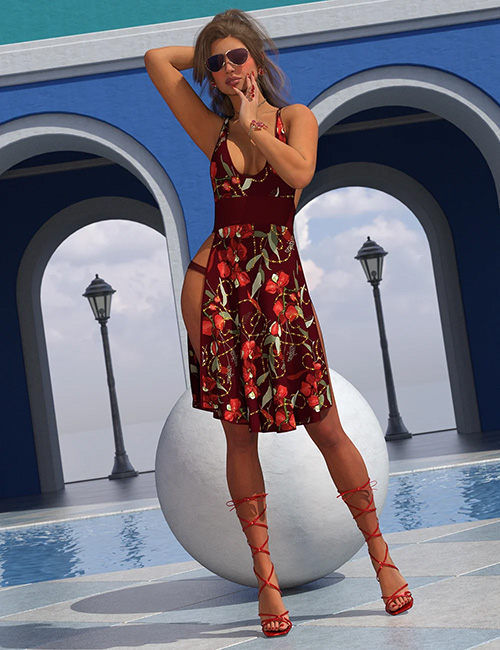
#> input picture Orginal.jpg, 500 x 650 px
$ python -i brushstroke_natural.py   (imports and definitions only)   (older library calls are emulated)
#> lines starting #> are read from the running program, lines starting #| are printed output that depends on the picture; after the words box and inside, x2 and y2 are one past the last pixel; in counts of white or black regions, pixels touching at a corner belong together
#> further down, picture is the input picture: shape (650, 500, 3); mean B, G, R 127.2, 115.7, 117.4
#!/usr/bin/env python3
# -*- coding: utf-8 -*-

"""
Combined Paint Simulation with:
  - User-friendly UI (Tkinter)
  - Automatic painting (segmentation, color-based passes)
  - Oil vs Water effect (dryness & thickness maps)
  - Progressive detail pass based on highest error areas
"""

import os
import cv2
import numpy as np
import pygame
from pygame.locals import *
import tkinter as tk
from tkinter import filedialog
from tkinter import ttk
from skimage import segmentation
from collections import defaultdict
from math import comb as math_comb
import datetime
import random
from sklearn.cluster import KMeans

# ----------------------------
# Tkinter UI for user options
# ----------------------------
# [249 lines left out: functions select_options, select_image_paths, load_depth_map, apply_aerial_perspective, depth_modulators, dryness_step and 5 more, not called in this run]


def compute_edge_map(image_gray):
    return cv2.Canny(image_gray, threshold1=50, threshold2=150)


# [51 lines left out: functions detect_features, segment_image, create_character_mask, not called in this run]


def identify_painting_style(image):
    gray_image = cv2.cvtColor(image, cv2.COLOR_BGR2GRAY)
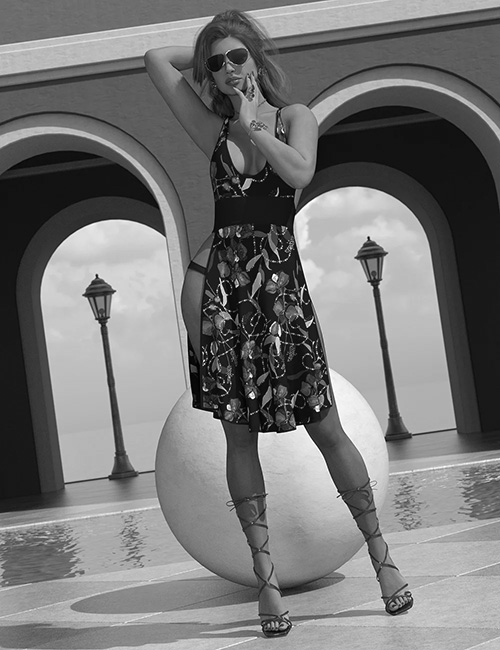
#> gray_image: shape (650, 500); min 0, max 255, mean 117.5
    edges = cv2.Canny(gray_image, 50, 150)
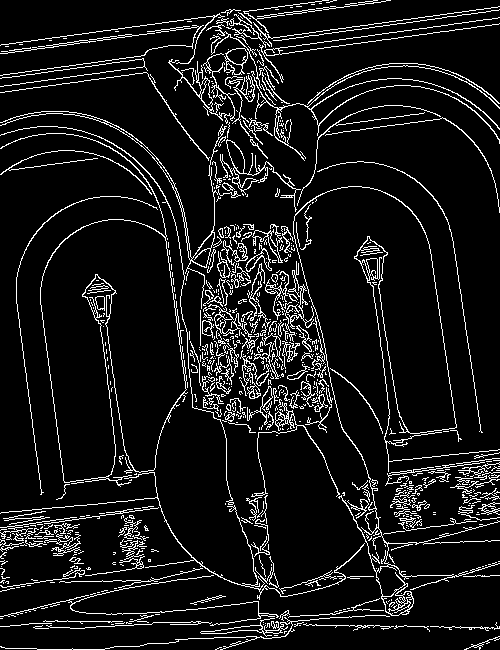
#> edges: shape (650, 500); 9.1% white in thin lines or dots
    edge_density = np.sum(edges > 0) / edges.size
#> edge_density = 0.0914
    color_variance = np.var(image) / (255**2)
#> color_variance = 0.0696

    hsv_image = cv2.cvtColor(image, cv2.COLOR_BGR2HSV)
#> hsv_image: shape (650, 500, 3); mean H, S, V 98.8, 83.9, 139.8
    saturation = hsv_image[:,:,1]
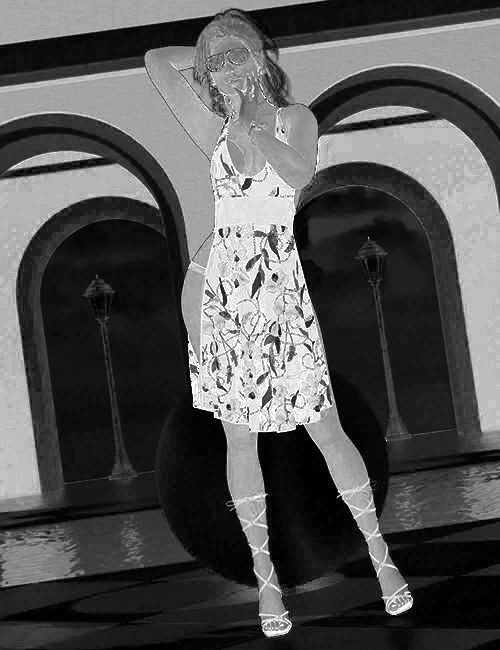
#> saturation: shape (650, 500); min 0, max 255, mean 83.9
    brightness = hsv_image[:,:,2]
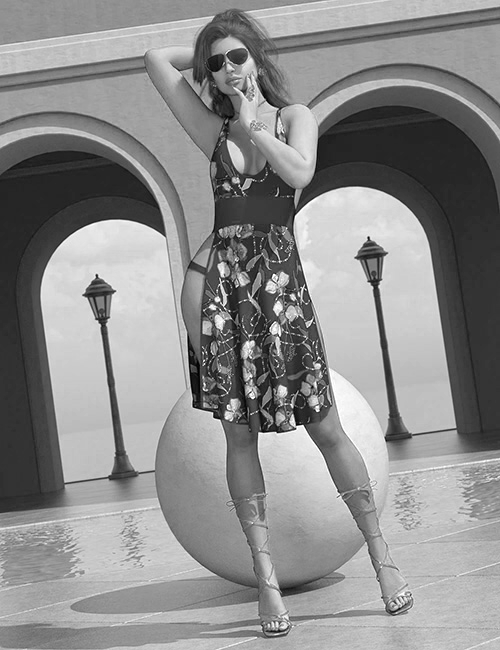
#> brightness: shape (650, 500); min 0, max 255, mean 139.8
    avg_saturation = np.mean(saturation) / 255
#> avg_saturation = 0.329
    avg_brightness = np.mean(brightness) / 255
#> avg_brightness = 0.548

    if edge_density > 0.1 and color_variance < 0.05:
        painting_style = 'Realism'
    elif avg_saturation > 0.5 and color_variance > 0.05:
        painting_style = 'Impressionism'
    elif color_variance > 0.1:
        painting_style = 'Expressionism'
    else:
        painting_style = 'Abstract'

    print(f"Identified painting style: {painting_style}")
    return painting_style


# ----------------------------
# Our dryness-based stroke generator
# ----------------------------
# [772 lines left out: functions generate_stroke_dryness, bezier_curve, generate_stroke, run_painting_simulation, not called in this run]


# ----------------------------
# Main
# ----------------------------
# [19 lines not run here, left out]

>>> import cv2
>>> picture = cv2.imread('Orginal.jpg')
>>> result = identify_painting_style(picture)
#> result = 'Abstract'

$ run again, on depth.jpg
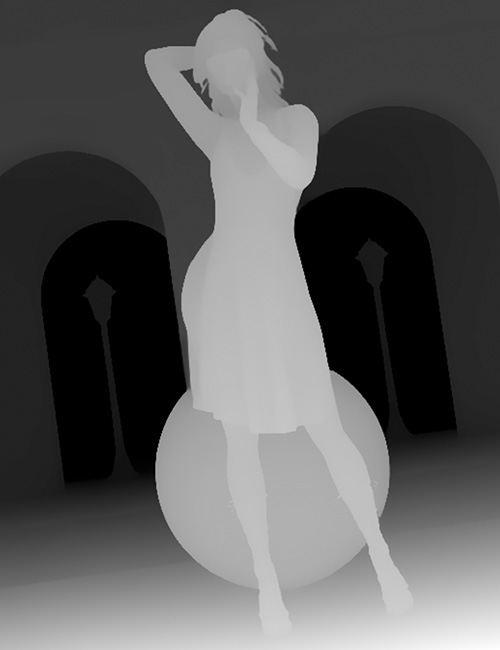
#> input picture depth.jpg, 500 x 650 px
#> picture is the input picture: shape (650, 500, 3); min 0, max 255, mean 90.6
#> in identify_painting_style, `edges = cv2.Canny(gray_image, 50, 150)`:
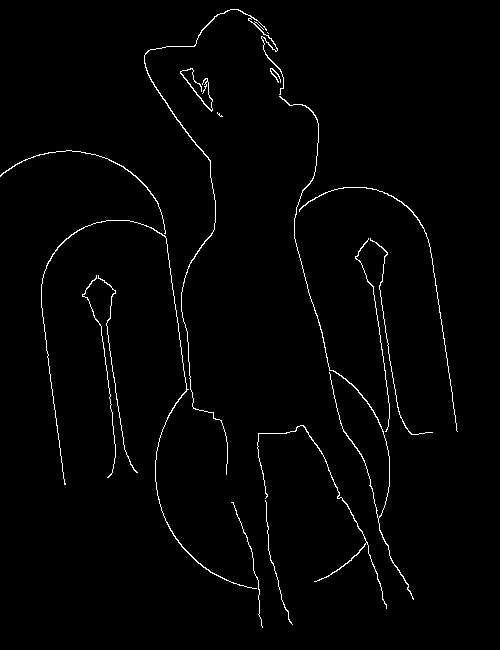
#> edges: shape (650, 500); 1.6% white in thin lines or dots, all inside (x1, y1, x2, y2) = (0, 9, 458, 628)
#> edge_density = 0.0157
#> color_variance = 0.0782
#> hsv_image: shape (650, 500, 3); mean H, S, V 0, 0, 90.6
#> saturation: shape (650, 500); every value is 0
#> avg_saturation = 0
#> avg_brightness = 0.355
#> result = 'Abstract'
